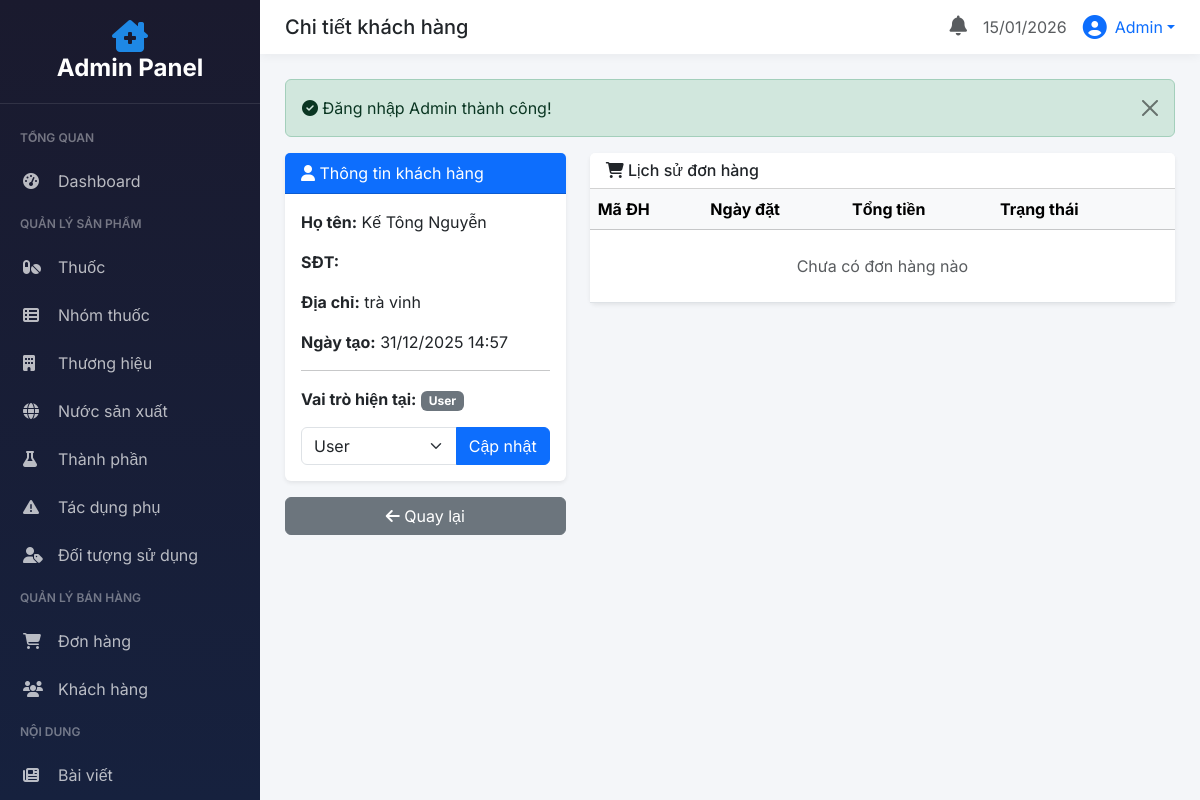
Page /php/admin/?controller=nguoi-dung&action=details&id=3 (signed in) on the committed database.
### tables this page shows
CREATE TABLE `nguoi_dung` (
  `MaNguoiDung` int(11) NOT NULL,
  `HoTen` varchar(100) DEFAULT NULL,
  `SoDienThoai` varchar(15) DEFAULT NULL,
  `Email` varchar(255) DEFAULT NULL,
  `MatKhau` varchar(255) DEFAULT NULL,
  `GoogleId` varchar(255) DEFAULT NULL,
  `Avatar` varchar(500) DEFAULT NULL,
  `LoaiDangNhap` enum('Phone','Google','Email') DEFAULT 'Phone',
  `DiaChi` varchar(500) DEFAULT NULL,
  `OTP` varchar(6) DEFAULT NULL,
  `OTP_Expire` datetime DEFAULT NULL,
  `NgayTao` datetime DEFAULT current_timestamp(),
  `VaiTro` enum('User','Admin') DEFAULT 'User'
);

### php/admin/controllers/NguoiDungController.php (called while the page is built, shortened)
<?php
class NguoiDungController extends AdminController
{
    public function show($id = null)
    {
        $id = $id ?? $_GET['id'] ?? null;
        $stmt = $this->db->prepare("SELECT MaNguoiDung, HoTen, SoDienThoai, Email, DiaChi, VaiTro, NgayTao FROM nguoi_dung WHERE MaNguoiDung = ?");
        $stmt->execute([$id]);
        $nguoiDung = $stmt->fetch(PDO::FETCH_ASSOC);
        $stmt = $this->db->prepare("SELECT * FROM don_hang WHERE MaNguoiDung = ? ORDER BY NgayDatHang DESC");
        $stmt->execute([$id]);
        $nguoiDung['don_hang'] = $stmt->fetchAll(PDO::FETCH_ASSOC);
        $this->view('nguoi-dung/details', [
            'title' => 'Chi tiết khách hàng',
            'nguoiDung' => $nguoiDung,
            'donHangs' => $nguoiDung['don_hang']
        ]);
    }
    public function details($id) { $this->show($id); }
}

### php/config/database.php (called while the page is built)
<?php
class Database
{
    private static $instance = null;
    private $conn;
    private function __construct()
    {
        try {
            $this->conn = new PDO(
                "mysql:host=" . DB_HOST . ";dbname=" . DB_NAME . ";charset=utf8mb4",
                DB_USER,
                DB_PASS,
                [
                    PDO::ATTR_ERRMODE => PDO::ERRMODE_EXCEPTION,
                    PDO::ATTR_DEFAULT_FETCH_MODE => PDO::FETCH_ASSOC,
                    PDO::ATTR_EMULATE_PREPARES => false
                ]
            );
        } catch (PDOException $e) {
            die("Lỗi kết nối database: " . $e->getMessage());
        }
    }
    public static function getInstance()
    {
        if (self::$instance === null) {
            self::$instance = new self();
        }
        return self::$instance;
    }
    public function getConnection()
    {
        return $this->conn;
    }
}

### php/admin/views/nguoi-dung/details.php (the view, shortened to what this page needs)
<div class="row g-4">
    <div class="col-lg-4">
        <div class="card border-0 shadow-sm">
            <div class="card-header bg-primary text-white">
                <i class="fas fa-user"></i> Thông tin khách hàng
            </div>
            <div class="card-body">
                <p><strong>Họ tên:</strong> <?= htmlspecialchars($nguoiDung['HoTen'] ?? 'N/A') ?></p>
                <p><strong>SĐT:</strong> <?= htmlspecialchars($nguoiDung['SoDienThoai'] ?? '') ?></p>
                <p><strong>Địa chỉ:</strong> <?= htmlspecialchars($nguoiDung['DiaChi'] ?? '') ?></p>
                <p><strong>Ngày tạo:</strong> <?= $nguoiDung['NgayTao'] ? date('d/m/Y H:i', strtotime($nguoiDung['NgayTao'])) : '' ?></p>
                <hr>
                <p><strong>Vai trò hiện tại:</strong>
                    <?php if (($nguoiDung['VaiTro'] ?? '') == 'Admin'): ?>
                        <span class="badge bg-danger">Admin</span>
                    <?php else: ?>
                        <span class="badge bg-secondary">User</span>
                    <?php endif; ?>
                </p>
                <form action="<?= BASE_URL ?>/admin/?controller=nguoi-dung&action=capNhatVaiTro" method="post" class="mt-3">
                    <div class="input-group">
                        <select name="vaiTro" class="form-select">
                            <option value="User" <?= ($nguoiDung['VaiTro'] ?? '') != 'Admin' ? 'selected' : '' ?>>User</option>
                        </select>
                        <button type="submit" class="btn btn-primary">Cập nhật</button>
                    </div>
                </form>
            </div>
        </div>
        <a href="<?= BASE_URL ?>/admin/?controller=nguoi-dung" class="btn btn-secondary w-100 mt-3">
            <i class="fas fa-arrow-left"></i> Quay lại
        </a>
    </div>
    <div class="col-lg-8">
        <div class="card border-0 shadow-sm">
            <div class="card-header bg-white">
                <h6 class="mb-0"><i class="fas fa-shopping-cart"></i> Lịch sử đơn hàng</h6>
            </div>
            <table class="table mb-0">
                <thead class="table-light">
                    <tr>
                        <th>Mã ĐH</th>
                        <th>Ngày đặt</th>
                        <th>Tổng tiền</th>
                        <th>Trạng thái</th>
                        <th></th>
                    </tr>
                </thead>
                <tbody>
                    <?php if (!empty($donHangs)): ?>
                        <?php foreach ($donHangs as $dh): ?>
                            <tr>
                                <td><strong>#<?= $dh['MaDonHang'] ?></strong></td>
                                <td><?= date('d/m/Y', strtotime($dh['NgayDatHang'])) ?></td>
                                <td class="text-danger fw-bold"><?= number_format($dh['TongTien'] ?? 0, 0, ',', '.') ?>đ</td>
                                <td>
                                    <?php
                                    switch ($dh['TrangThai']) {
                                        case 'Cho xu ly': echo '<span class="badge bg-warning">Chờ xử lý</span>'; break;
                                        case 'Dang giao': echo '<span class="badge bg-info">Đang giao</span>'; break;
                                        case 'Hoan thanh': echo '<span class="badge bg-success">Hoàn thành</span>'; break;
                                        default: echo '<span class="badge bg-danger">Đã hủy</span>';
                                    }
                                    ?>
                                </td>
                                <td>
                                    <a href="<?= BASE_URL ?>/admin/?controller=don-hang&action=details&id=<?= $dh['MaDonHang'] ?>" class="btn btn-sm btn-outline-info">
                                        <i class="fas fa-eye"></i>
                                    </a>
                                </td>
                            </tr>
                        <?php endforeach; ?>
                    <?php else: ?>
                        <tr>
                            <td colspan="5" class="text-center text-muted py-4">Chưa có đơn hàng nào</td>
                        </tr>
                    <?php endif; ?>
                </tbody>
            </table>
        </div>
    </div>
</div>

### php/admin/views/layouts/admin-layout.php (style rules this page uses)
:root { --sidebar-width: 260px; --primary: #1E88E5; --primary-dark: #1565C0; --dark: #1a1a2e; --dark-light: #16213e; }
body { font-family: 'Inter', sans-serif; background: #f4f6f9; }

### rows in the picture
nguoi_dung: HoTen "Kế Tông Nguyễn", DiaChi "trà vinh", NgayTao "31/12/2025 14:57", vaiTro "User"

### other values in the picture
$title "Chi tiết khách hàng"
$adminName "Admin"
$_SESSION['flash']['success'] "Đăng nhập Admin thành công!"
